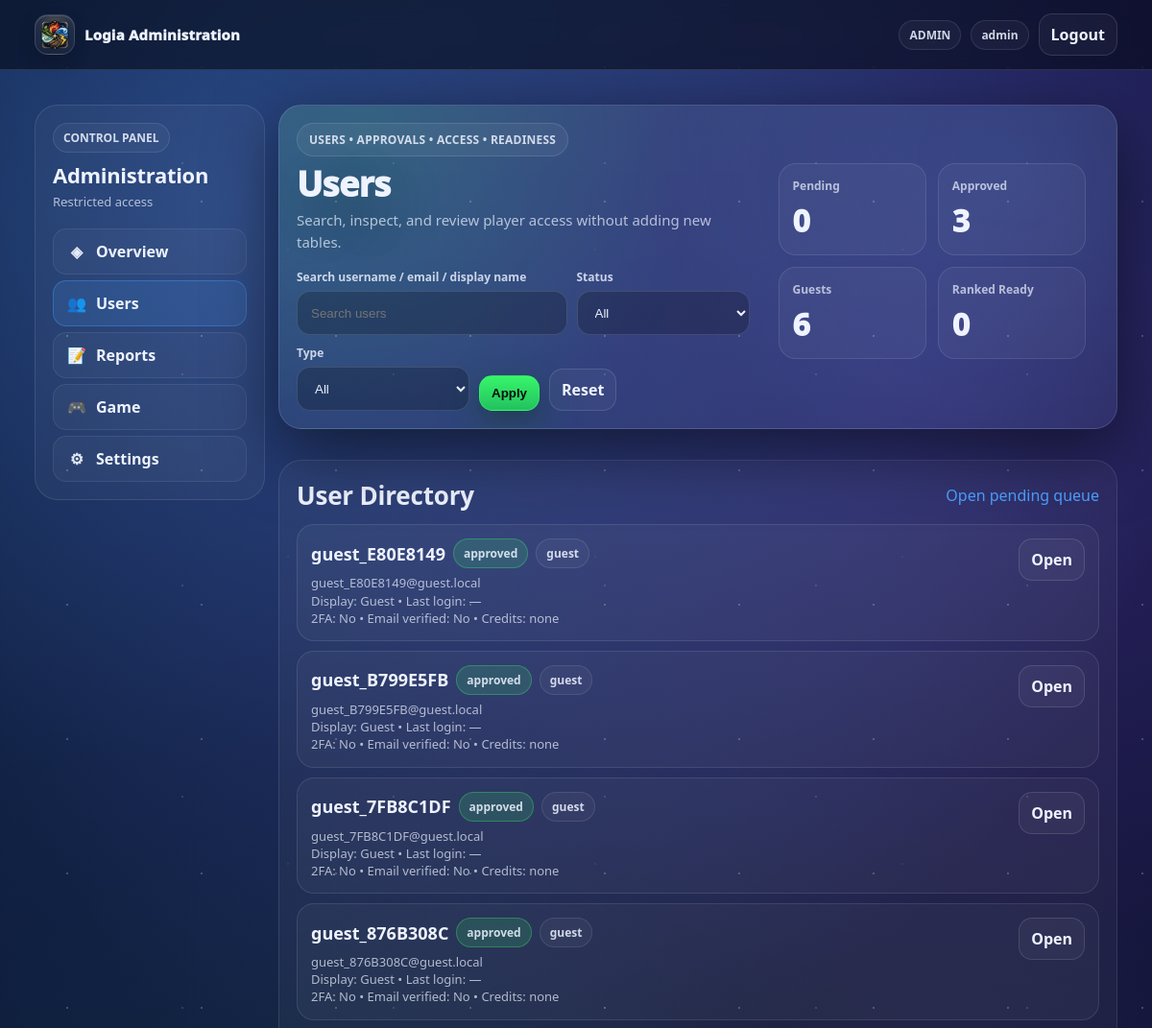
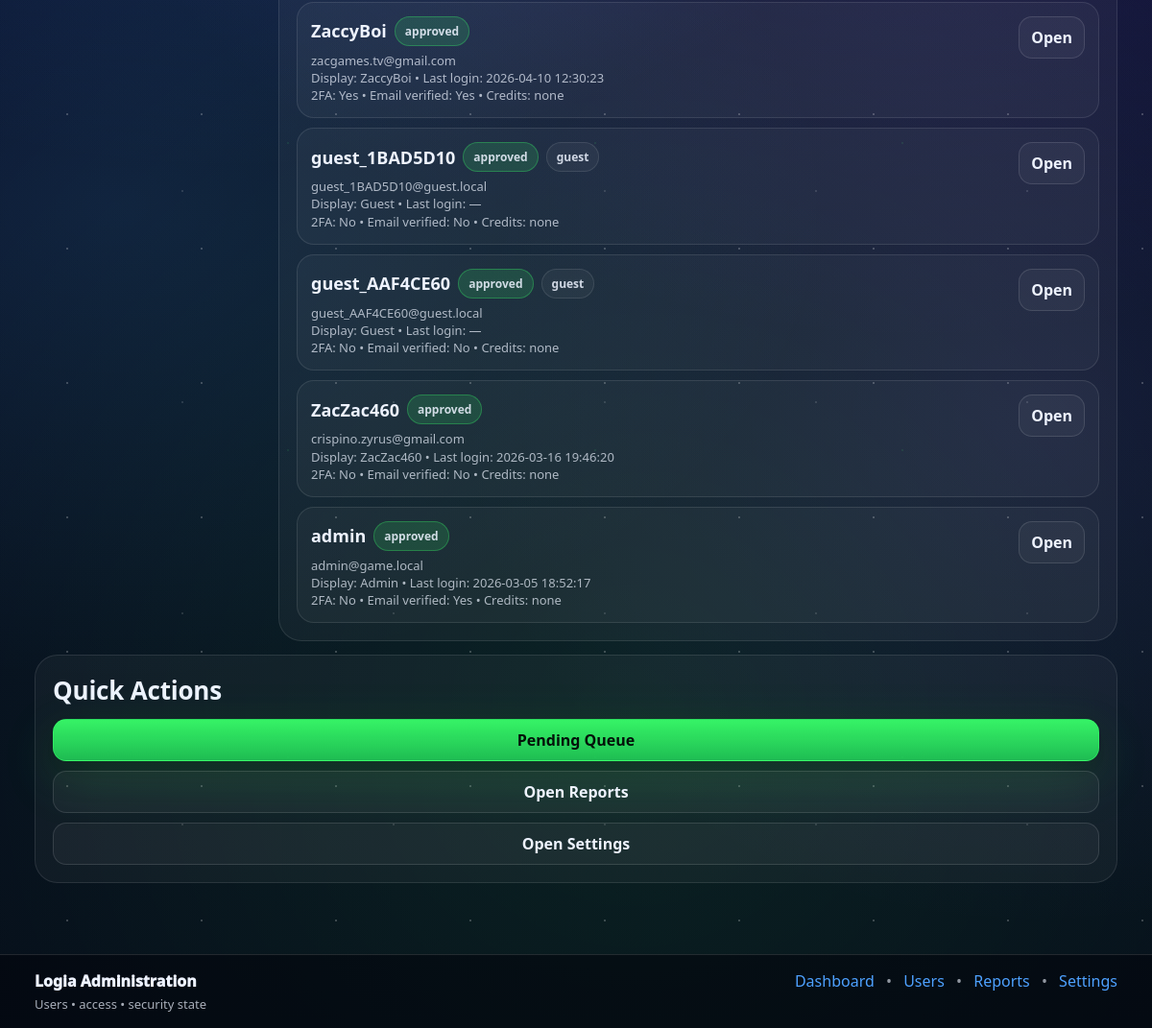
/admin/users.php (signed in), run on an earlier commit of the app's database (2 pictures, top to bottom).
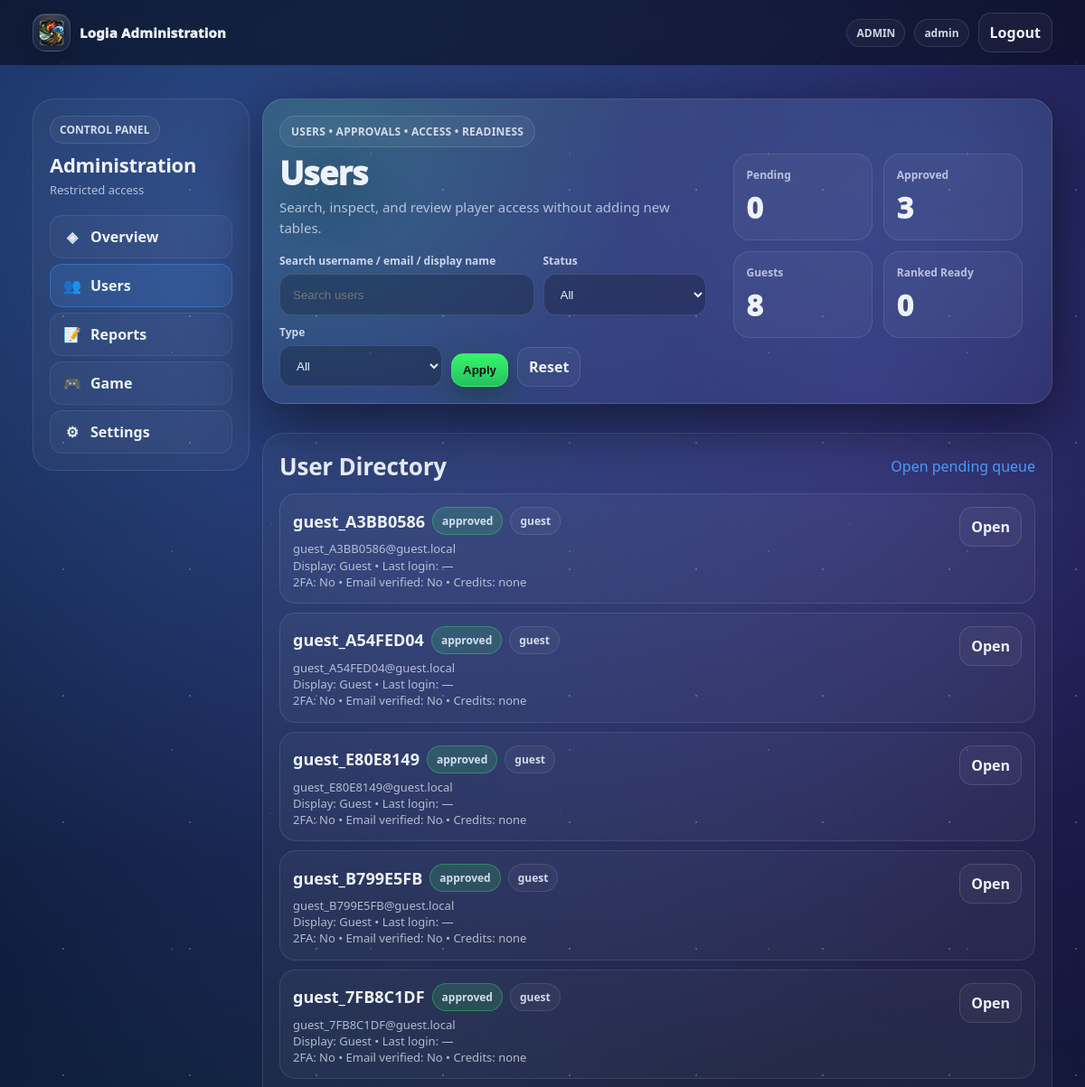
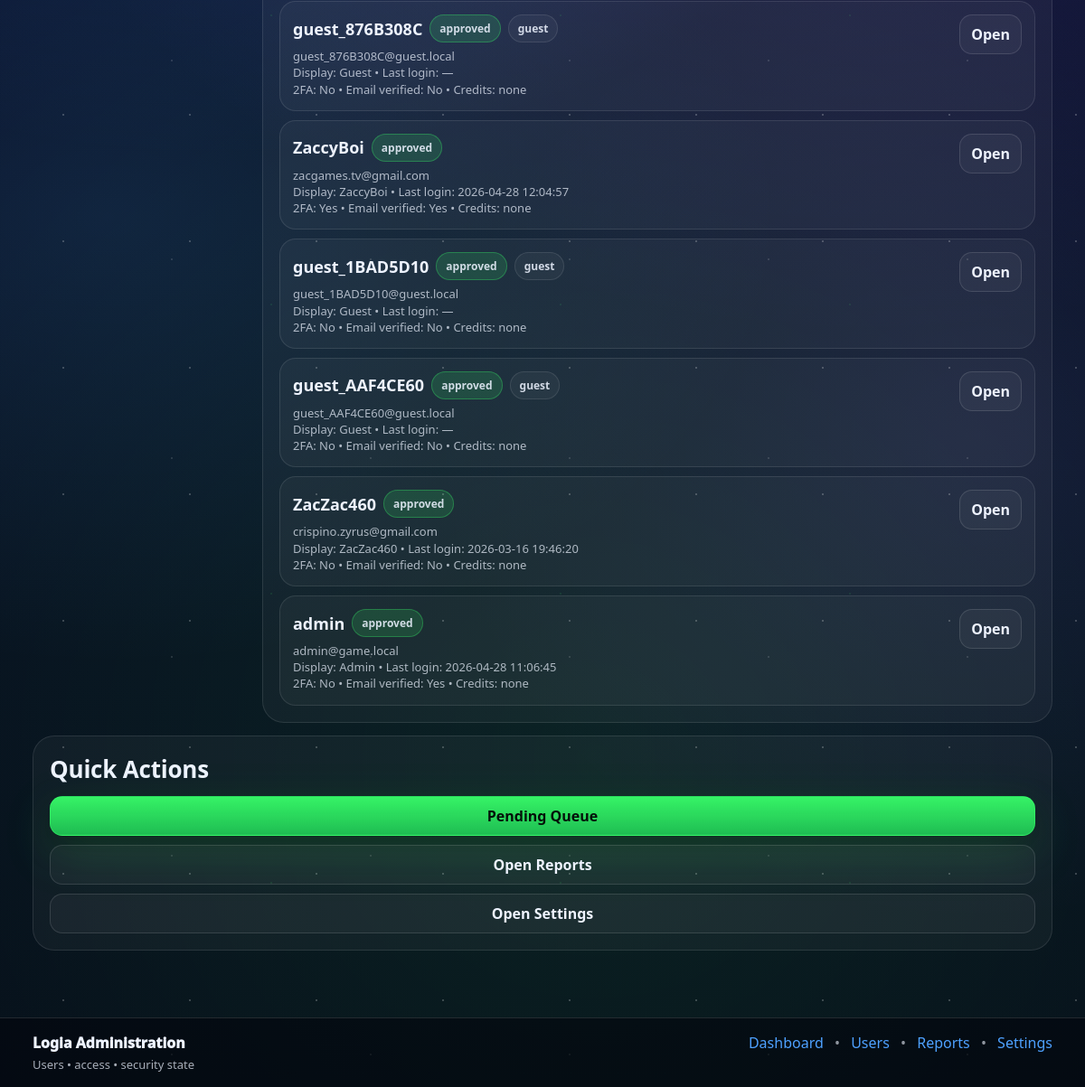
And on a later commit of the database (2 pictures, top to bottom).
### tables this page shows
CREATE TABLE `roles` (
  `id` smallint UNSIGNED NOT NULL,
  `name` varchar(32) NOT NULL,
  `description` varchar(255) DEFAULT NULL
);

CREATE TABLE `users` (
  `id` bigint UNSIGNED NOT NULL,
  `username` varchar(32) NOT NULL,
  `email` varchar(255) NOT NULL,
  `password_hash` varchar(255) NOT NULL,
  `display_name` varchar(64) DEFAULT NULL,
  `email_verified_at` datetime DEFAULT NULL,
  `failed_login_attempts` int NOT NULL DEFAULT '0',
  `security_challenge_required` tinyint(1) NOT NULL DEFAULT '0',
  `last_failed_login_at` datetime DEFAULT NULL,
  `approval_status` enum('pending','approved','rejected') NOT NULL DEFAULT 'pending',
  `approved_by` bigint UNSIGNED DEFAULT NULL,
  `approved_at` datetime DEFAULT NULL,
  `rejected_reason` varchar(255) DEFAULT NULL,
  `is_active` tinyint(1) NOT NULL DEFAULT '1',
  `is_guest` tinyint(1) NOT NULL DEFAULT '0',
  `banned_until` datetime DEFAULT NULL,
  `bank_link_status` enum('none','pending','linked','failed') NOT NULL DEFAULT 'none',
  `bank_linked_at` datetime DEFAULT NULL,
  `appearance_mode` enum('default','dark','light') NOT NULL DEFAULT 'default',
  `last_login_at` datetime DEFAULT NULL,
  `created_at` datetime NOT NULL DEFAULT CURRENT_TIMESTAMP,
  `updated_at` datetime NOT NULL DEFAULT CURRENT_TIMESTAMP ON UPDATE CURRENT_TIMESTAMP,
  `level` int DEFAULT '1',
  `exp` int DEFAULT '0',
  `exp_to_next` int DEFAULT '100',
  `credits` int DEFAULT '0',
  `ranked_unlocked` tinyint(1) NOT NULL DEFAULT '0',
  `matches_played` int DEFAULT '0',
  `matches_won` int DEFAULT '0',
  `bio` text,
  `avatar_path` varchar(255) DEFAULT NULL,
  `favorite_deck` varchar(100) DEFAULT NULL,
  `tagline` varchar(120) DEFAULT NULL
);

### includes/helpers.php (called while the page is built, shortened)
<?php
function h($s): string {
  return htmlspecialchars((string)$s, ENT_QUOTES, 'UTF-8');
}

### includes/auth.php (called while the page is built, shortened)
<?php
require_once __DIR__ . '/db.php';
require_once __DIR__ . '/helpers.php';
function current_user(): ?array {
  global $mysqli;
  $uid = (int)($_SESSION['user_id'] ?? 0);
  load_user_into_session($mysqli, $uid);
  return $_SESSION['user'] ?? null;
}
function load_user_into_session(mysqli $mysqli, int $uid): void {
  $stmt = $mysqli->prepare("
    SELECT id, username, email, display_name,
          avatar_path, bio, favorite_deck, tagline, appearance_mode,
          is_active, is_guest,
          approval_status, email_verified_at,
          bank_link_status, banned_until, last_login_at,
          level, exp, exp_to_next, credits, matches_played, matches_won,
          created_at
    FROM users
    WHERE id = ?
    LIMIT 1
  ");
  $stmt->bind_param("i", $uid);
  $stmt->execute();
  $u = $stmt->get_result()->fetch_assoc();
  $mode = (string)($u['appearance_mode'] ?? 'default');
  $stmt = $mysqli->prepare("
    SELECT r.name
    FROM user_roles ur
    JOIN roles r ON r.id = ur.role_id
    WHERE ur.user_id = ?
    ORDER BY r.name
  ");
  $stmt->bind_param("i", $uid);
  $stmt->execute();
  $rs = $stmt->get_result();
}

### admin/users.php (the view, shortened to what this page needs)
<?php
require_once __DIR__ . "/../includes/db.php";
require_once __DIR__ . "/../includes/helpers.php";
require_once __DIR__ . "/../includes/auth.php";
$bp = base_path();
$user = current_user();
$adminName = $user['username'] ?? $user['email'] ?? 'Administrator';
$user_id = (int)($_GET['user_id'] ?? 0);
$q = trim((string)($_GET['q'] ?? ''));
function page_header(string $title, string $bp, string $adminName, string $active = 'users'): void {
?>
<!doctype html>
<html lang="en">
<head>
  <link rel="stylesheet" href="<?= h($bp) ?>/assets/style.css"/>
  <link rel="stylesheet" href="<?= h($bp) ?>/assets/hub.css"/>
  <link rel="stylesheet" href="<?= h($bp) ?>/assets/adminstyle.css"/>
</head>
<body class="hub adminhub">
<header class="topnav">
  <div class="topnav__inner">
    <a class="logo" href="<?= h($bp) ?>/admin/index.php">
      <img
        src="<?= h($bp) ?>/assets/brand/favicon.ico"
        alt="Logia"
        class="logo__mark logo__mark--image"
      >
      <span class="logo__text">Logia Administration</span>
    </a>
    <div class="navactions">
      <span class="pill">ADMIN</span>
      <span class="pill"><?= h($adminName) ?></span>
      <a class="btn btn-ghost" href="<?= h($bp) ?>/logout.php">Logout</a>
    </div>
  </div>
</header>
<main class="container admin-page">
  <section class="admin-shell">
    <aside class="admin-side card-soft">
      <div class="admin-side__head">
        <div class="pill">CONTROL PANEL</div>
        <h2>Administration</h2>
        <p>Restricted access</p>
      </div>
      <nav class="admin-menu">
        <a class="admin-menu__item <?= $active === 'overview' ? 'is-active' : '' ?>" href="<?= h($bp) ?>/admin/index.php"><span class="admin-menu__icon">◈</span><span>Overview</span></a>
        <a class="admin-menu__item <?= $active === 'users' ? 'is-active' : '' ?>" href="<?= h($bp) ?>/admin/users.php"><span class="admin-menu__icon">👥</span><span>Users</span></a>
        <a class="admin-menu__item <?= $active === 'reports' ? 'is-active' : '' ?>" href="<?= h($bp) ?>/admin/reports.php"><span class="admin-menu__icon">📝</span><span>Reports</span></a>
        <a class="admin-menu__item" href="<?= h($bp) ?>/admin/game.php"><span class="admin-menu__icon">🎮</span><span>Game</span></a>
        <a class="admin-menu__item <?= $active === 'settings' ? 'is-active' : '' ?>" href="<?= h($bp) ?>/admin/settings.php"><span class="admin-menu__icon">⚙</span><span>Settings</span></a>
      </nav>
    </aside>
    <section class="admin-main">
<?php
}
function page_footer(string $bp): void {
?>
    </section>
    <aside class="admin-right">
      <article class="admin-panel card-soft">
        <div class="admin-panel__head">
          <h2>Quick Actions</h2>
        </div>
        <div class="quick-actions">
          <a class="btn btn-primary" href="<?= h($bp) ?>/admin/pending-users.php">Pending Queue</a>
          <a class="btn btn-ghost" href="<?= h($bp) ?>/admin/reports.php">Open Reports</a>
          <a class="btn btn-ghost" href="<?= h($bp) ?>/admin/settings.php">Open Settings</a>
        </div>
      </article>
    </aside>
  </section>
</main>
<footer class="sitefooter">
  <div class="sitefooter__inner">
    <div class="footleft">
      <div class="footbrand">Logia Administration</div>
      <div class="footmuted">Users • access • security state</div>
    </div>
    <div class="footright">
      <a href="<?= h($bp) ?>/admin/index.php">Dashboard</a>
      <span class="sep">•</span>
      <a href="<?= h($bp) ?>/admin/users.php">Users</a>
      <span class="sep">•</span>
      <a href="<?= h($bp) ?>/admin/reports.php">Reports</a>
      <span class="sep">•</span>
      <a href="<?= h($bp) ?>/admin/settings.php">Settings</a>
    </div>
  </div>
</footer>
</body>
</html>
<?php
}
function status_badge(string $status): string {
  $safe = h($status);
  $class = 'pill admin-status-badge';
  if ($status === 'approved') $class .= ' is-approved';
  return '<span class="' . $class . '">' . $safe . '</span>';
}
page_header($user_id > 0 ? 'User Details' : 'Users', $bp, $adminName, 'users');
  ?>
  <?php
$sql = "
  SELECT u.id, u.username, u.email, u.display_name, u.approval_status, u.is_guest,
         u.is_active, u.last_login_at, u.created_at, u.email_verified_at, u.bank_link_status,
         COALESCE(t.is_enabled, 0) AS twofa_enabled
  FROM users u
  LEFT JOIN two_factor_secrets t ON t.user_id = u.id
";
$sql .= " ORDER BY u.created_at DESC LIMIT 150";
$stmt = $mysqli->prepare($sql);
$stmt->execute();
$rows = $stmt->get_result()->fetch_all(MYSQLI_ASSOC);
$pendingCount = (int)($mysqli->query("SELECT COUNT(*) c FROM users WHERE approval_status='pending' AND is_guest=0")->fetch_assoc()['c'] ?? 0);
$approvedCount = (int)($mysqli->query("SELECT COUNT(*) c FROM users WHERE approval_status='approved' AND is_guest=0")->fetch_assoc()['c'] ?? 0);
$guestCount = (int)($mysqli->query("SELECT COUNT(*) c FROM users WHERE is_guest=1")->fetch_assoc()['c'] ?? 0);
$rankedCount = (int)($mysqli->query("SELECT COUNT(*) c FROM users u LEFT JOIN two_factor_secrets t ON t.user_id=u.id WHERE u.is_guest=0 AND u.approval_status='approved' AND u.is_active=1 AND u.email_verified_at IS NOT NULL AND u.bank_link_status='linked' AND COALESCE(t.is_enabled,0)=1 AND (u.banned_until IS NULL OR u.banned_until<=NOW())")->fetch_assoc()['c'] ?? 0);
?>
<article class="admin-hero card admin-hero--compact">
  <div class="admin-hero__copy">
    <div class="chip">USERS • APPROVALS • ACCESS • READINESS</div>
    <h1>Users</h1>
    <p class="lead">Search, inspect, and review player access without adding new tables.</p>
    <form method="get" class="cta users-filter-form">
      <div class="users-filter-field users-filter-field--search">
        <label>Search username / email / display name</label>
        <input name="q" value="<?= h($q) ?>" placeholder="Search users"/>
      </div>
      <div class="users-filter-field">
        <label>Status</label>
        <select name="status">
          <option value="">All</option>
        </select>
      </div>
      <div class="users-filter-field">
        <label>Type</label>
        <select name="type">
          <option value="">All</option>
        </select>
      </div>
      <button class="btn btn-primary" type="submit">Apply</button>
      <a class="btn btn-ghost" href="<?= h($bp) ?>/admin/users.php">Reset</a>
    </form>
  </div>
  <div class="admin-hero__panel">
    <div class="statpanel">
      <div class="statgrid">
        <div class="stat"><div class="stat__label">Pending</div><div class="stat__value"><?= h((string)$pendingCount) ?></div></div>
        <div class="stat"><div class="stat__label">Approved</div><div class="stat__value"><?= h((string)$approvedCount) ?></div></div>
        <div class="stat"><div class="stat__label">Guests</div><div class="stat__value"><?= h((string)$guestCount) ?></div></div>
        <div class="stat"><div class="stat__label">Ranked Ready</div><div class="stat__value"><?= h((string)$rankedCount) ?></div></div>
      </div>
    </div>
  </div>
</article>
<article class="admin-panel card-soft admin-card-pad admin-panel--spaced">
  <div class="admin-panel__head">
    <h2>User Directory</h2>
    <a href="<?= h($bp) ?>/admin/pending-users.php">Open pending queue</a>
  </div>
  <?php if (!$rows): ?>
    <div class="activity-item"><div class="activity-item__icon">•</div><div><div class="activity-item__title">No users found</div><div class="activity-item__meta">Try a broader filter.</div></div></div>
  <?php else: ?>
    <div class="activity-list">
      <?php foreach ($rows as $r):
      ?>
        <div class="queue-item queue-item--top">
          <div class="queue-item__main queue-item__main--fluid">
            <div class="queue-item__title queue-item__title--badges">
              <span><?= h($r['username']) ?></span>
              <?= status_badge((string)$r['approval_status']) ?>
              <?php if ((int)$r['is_guest'] === 1): ?><span class="pill">guest</span><?php endif; ?>
            </div>
            <div class="queue-item__meta queue-item__meta--spaced"><?= h($r['email']) ?></div>
            <div class="queue-item__meta">Display: <?= h($r['display_name'] ?: '—') ?> • Last login: <?= h($r['last_login_at'] ?: '—') ?></div>
            <div class="queue-item__meta">2FA: <?= ((int)$r['twofa_enabled'] === 1) ? 'Yes' : 'No' ?> • Email verified: <?= $r['email_verified_at'] ? 'Yes' : 'No' ?> • Credits: <?= h($r['bank_link_status'] ?? 'none') ?></div>
          </div>
          <div class="queue-actions">
            <a class="btn btn-ghost" href="<?= h($bp) ?>/admin/users.php?user_id=<?= (int)$r['id'] ?>">Open</a>
          </div>
        </div>
      <?php endforeach; ?>
    </div>
  <?php endif; ?>
</article>
<?php
page_footer($bp);

### assets/hub.css (style rules this page uses)
body.hub .container, body.hub .topnav__inner { max-width: 1520px; width: calc(100% - 36px); }
body.hub .sitefooter__inner { width: calc(100% - 36px); max-width: 1520px; margin-left: auto; margin-right: auto; }
body.hub .sitefooter { margin-top: 26px; }
body.hub .sitefooter__inner { max-width: 1520px; width: calc(100% - 36px); margin-left: auto; margin-right: auto; padding: 16px 18px; }
body.hub .container, body.hub .topnav__inner, body.hub .sitefooter__inner { width:min(1520px, calc(100% - 36px)); max-width:1520px; }

What changed in the data, as far as the page shows it:
added users: username "guest_A3BB0586", approval_status "approved", is_guest "guest", email "guest_A3BB0586@guest.local", display_name "Guest", last_login_at "—", shows "No", bank_link_status "none"
added users: username "guest_A54FED04", approval_status "approved", is_guest "guest", email "guest_A54FED04@guest.local", display_name "Guest", last_login_at "—", shows "No", bank_link_status "none"
changed users "ZaccyBoi": last_login_at "2026-04-10 12:30:23" → "2026-04-28 12:04:57"
changed users "admin": last_login_at "2026-03-05 18:52:17" → "2026-04-28 11:06:45"
Also different on the page:
$guestCount: "6" → "8"
